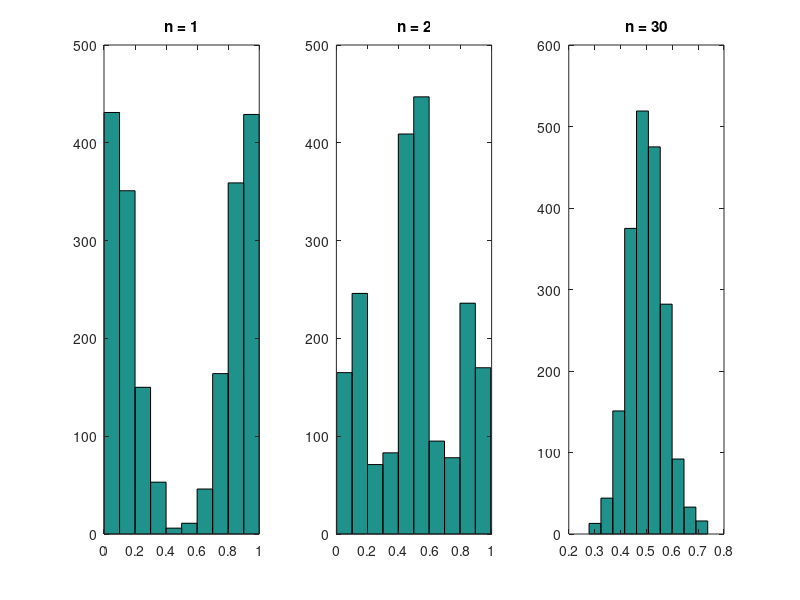

MATLAB code for this plot:
nn = 1;
ff = [];
for n = [1:nn]
    x = rand(1,2000);
    y = rand(1,2000);
    z = rand(1,2000);
    f = [x;y;z];
    m = mean(f);
    for d = [1:length(m)]
        if m(d) <= .5
            m(d) = m(d) + .5;
        else
            m(d) = m(d) -.5;
        end
    end
    m = m(randperm(length(m)));
	ff = [ff; m];
end
subplot(1,3,1);
hist(m);
title('n = 1')
clear;
nn = 2;
ff = [];
for n = [1:nn]
    x = rand(1,2000);
    y = rand(1,2000);
    z = rand(1,2000);
    f = [x;y;z];
    m = mean(f);
    for d = [1:length(m)]
        if m(d) <= .5
            m(d) = m(d) + .5;
        else
            m(d) = m(d) -.5;
        end
    end
    m = m(randperm(length(m)));
	ff = [ff; m];
end
subplot(1,3,2);
hist(mean(ff));
title('n = 2')
clear;
nn = 30;
ff = [];
for n = [1:nn]
    x = rand(1,2000);
    y = rand(1,2000);
    z = rand(1,2000);
    f = [x;y;z];
    m = mean(f);
    for d = [1:length(m)]
        if m(d) <= .5
            m(d) = m(d) + .5;
        else
            m(d) = m(d) -.5;
        end
    end
    m = m(randperm(length(m)));
	ff = [ff; m];
end
subplot(1,3,3);
hist(mean(ff));
title('n = 30')